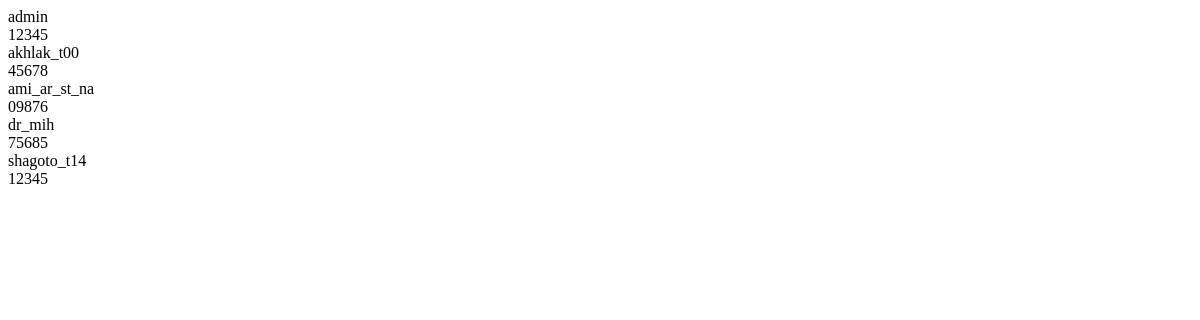
The page /add.php on the database as committed earlier.
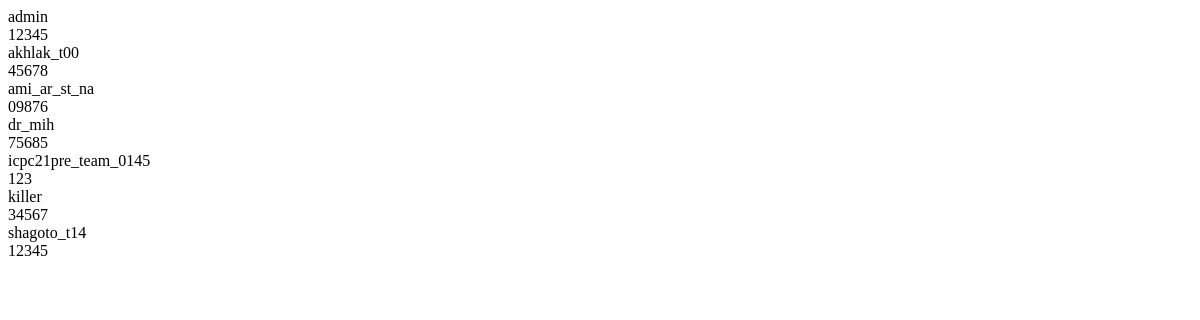
The same page on the database as committed later.
### tables this page shows
CREATE TABLE `user` (
  `username` varchar(100) NOT NULL,
  `password` varchar(100) NOT NULL
);

### add.php (the view, shortened to what this page needs)
<?php
include("dbconnection.php");
$query = mysqli_query($db, "SELECT * FROM user");
while($row = mysqli_fetch_array($query))
{
    $name = $row['username'];
    $password = $row['password'];
    echo("$name<br>$password<br>");
}
?>
<!DOCTYPE html>
<html>
<head>
</head>
<body>
</body>
</html>

Rows that differ between the two databases and show on the page:
added user: username "icpc21pre_team_0145", password "123"
added user: username "killer", password "34567"
